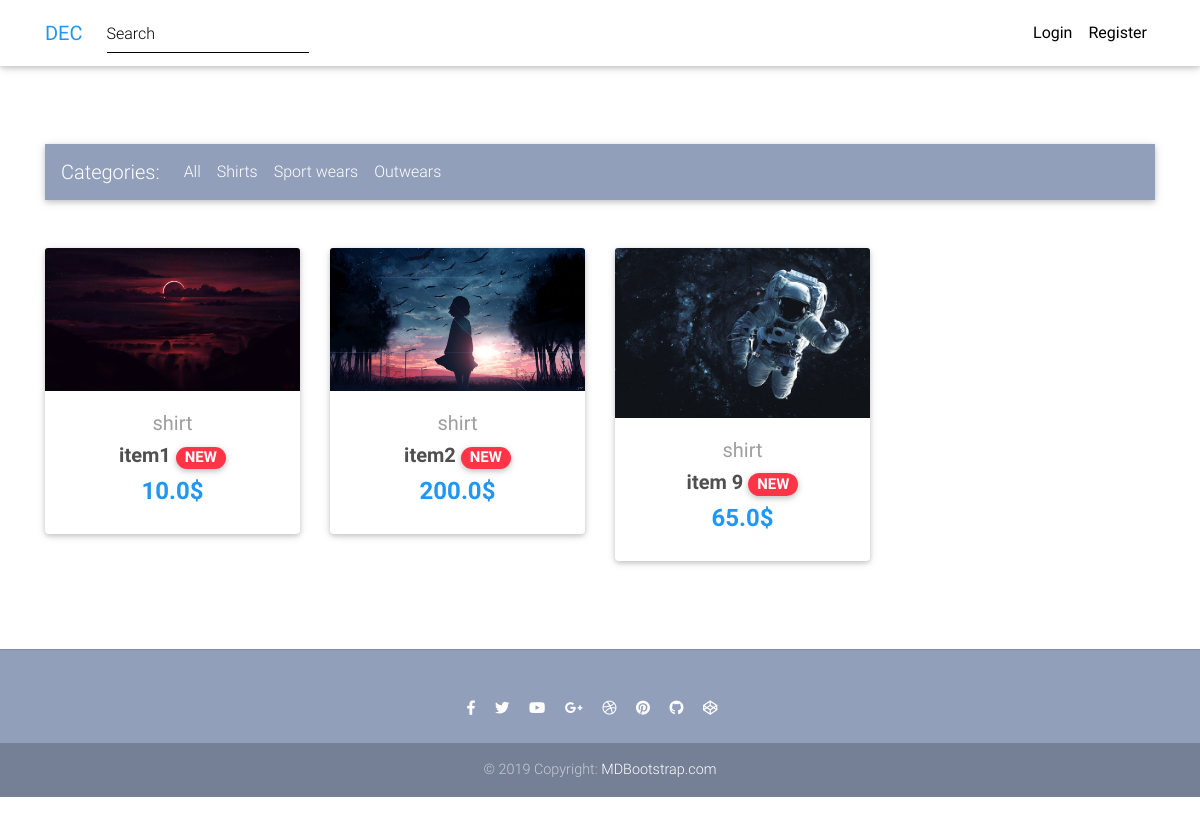
/shirt/, run on the app's committed database.
### store/models.py (models this page shows, shortened)
class Item(models.Model):
    title = models.CharField(max_length=200)
    description = models.TextField(null=True, blank=True)
    info = models.TextField(null=True, blank= True)
    price = models.FloatField()
    discount_price = models.FloatField(blank=True, null=True)
    image = models.ImageField(default="default.png", upload_to='item_pic')
    category = models.CharField(choices=CATEGORY, max_length=8)
    label = models.CharField(choices=LABEL, max_length=7, blank=True, null=True)

### store/views.py (the view)
# urls.py: path('shirt/', ShirtView.as_view(), name='shirt'),
class ShirtView(ListView):
    paginate_by = 4
    template_name = "shirt-list.html"
    def get_queryset(self):
        self.item = Item.objects.filter(category='shirt')
        return self.item

### templates/shirt-list.html (shortened to what this page needs)
{% extends "base.html" %}
{% load static %}
{% block content %}
  <main class="mt-5 pt-2">
    <div class="container">
      {% include 'categories.html' %}
      <section class="text-center mb-4">
        <div class="row wow fadeIn">
          {% for instance in object_list %}
          <div class="col-lg-3 col-md-6 mb-4">
            <div class="card">
                <div class="view overlay">
                  <img src="{{ instance.image.url }}" class="card-img-top"
                    alt="">
                </div>
                <div class="card-body text-center">
                  <a href="{% url 'store:detail' instance.pk %}" class="grey-text">
                    <h5>{{ instance.category }}</h5>
                  </a>
                  <h5>
                    <strong>
                      <a href="" class="dark-grey-text">{{instance.title}}
                        <span class="badge badge-pill danger-color">NEW</span>
                      </a>
                    </strong>
                  </h5>
                  <h4 class="font-weight-bold blue-text">
                    <strong>
                      {% if instance.discount_price %}
                        {{instance.discount_price}}$
                      {% else %}
                        {{instance.price}}$
                      {% endif %}
                    </strong>
                  </h4>
                </div>
            </div>
          </div>
          {% endfor %}
          <div class="col-lg-3 col-md-6 mb-4">
          </div>
        </div>
      </section>
      <nav class="d-flex justify-content-center wow fadeIn">
      </nav>
    </div>
  </main>
{% endblock content %}

### data on the page
Item: image (picture), category "shirt", title "item1", discount_price "10.0"
Item: image (picture), category "shirt", title "item2", discount_price "200.0"
Item: image (picture), category "shirt", title "item 9", discount_price "65.0"
